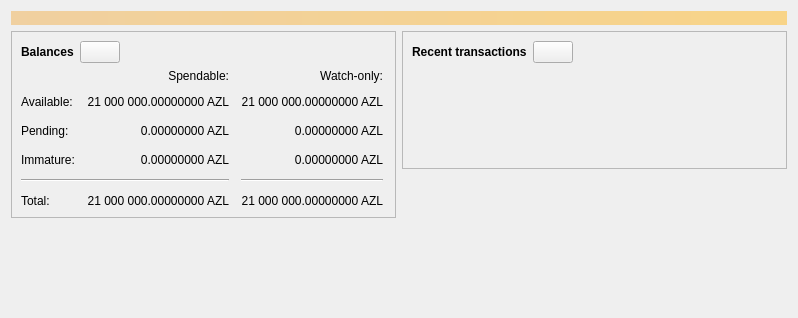
<?xml version="1.0" encoding="UTF-8"?>
<ui version="4.0">
 <class>OverviewPage</class>
 <widget class="QWidget" name="OverviewPage">
  <property name="geometry">
   <rect>
    <x>0</x>
    <y>0</y>
    <width>798</width>
    <height>318</height>
   </rect>
  </property>
  <property name="windowTitle">
   <string>Form</string>
  </property>
  <layout class="QVBoxLayout" name="topLayout">
   <item>
    <widget class="QLabel" name="labelAlerts">
     <property name="visible">
      <bool>false</bool>
     </property>
     <property name="styleSheet">
      <string notr="true">QLabel { background-color: qlineargradient(x1: 0, y1: 0, x2: 1, y2: 0, stop:0 #F0D0A0, stop:1 #F8D488); color:#000000; }</string>
     </property>
     <property name="wordWrap">
      <bool>true</bool>
     </property>
     <property name="margin">
      <number>3</number>
     </property>
     <property name="textInteractionFlags">
      <set>Qt::TextSelectableByMouse</set>
     </property>
    </widget>
   </item>
   <item>
    <layout class="QHBoxLayout" name="horizontalLayout" stretch="1,1">
     <item>
      <layout class="QVBoxLayout" name="verticalLayout_2">
       <item>
        <widget class="QFrame" name="frame">
         <property name="frameShape">
          <enum>QFrame::StyledPanel</enum>
         </property>
         <property name="frameShadow">
          <enum>QFrame::Raised</enum>
         </property>
         <layout class="QVBoxLayout" name="verticalLayout_4">
          <item>
           <layout class="QHBoxLayout" name="horizontalLayout_4">
            <item>
             <widget class="QLabel" name="label_5">
              <property name="font">
               <font>
                <weight>75</weight>
                <bold>true</bold>
               </font>
              </property>
              <property name="text">
               <string>Balances</string>
              </property>
             </widget>
            </item>
            <item>
             <widget class="QPushButton" name="labelWalletStatus">
              <property name="enabled">
               <bool>true</bool>
              </property>
              <property name="maximumSize">
               <size>
                <width>45</width>
                <height>16777215</height>
               </size>
              </property>
              <property name="toolTip">
               <string>The displayed information may be out of date. Your wallet automatically synchronizes with the Azlora network after a connection is established, but this process has not completed yet.</string>
              </property>
              <property name="text">
               <string/>
              </property>
              <property name="icon">
               <iconset resource="../azlora.qrc">
                <normaloff>:/icons/warning</normaloff>
                <disabledoff>:/icons/warning</disabledoff>:/icons/warning</iconset>
              </property>
              <property name="iconSize">
               <size>
                <width>24</width>
                <height>24</height>
               </size>
              </property>
             </widget>
            </item>
            <item>
             <spacer name="horizontalSpacer_3">
              <property name="orientation">
               <enum>Qt::Horizontal</enum>
              </property>
              <property name="sizeHint" stdset="0">
               <size>
                <width>40</width>
                <height>20</height>
               </size>
              </property>
             </spacer>
            </item>
           </layout>
          </item>
          <item>
           <layout class="QGridLayout" name="gridLayout">
            <property name="spacing">
             <number>12</number>
            </property>
            <item row="2" column="2">
             <widget class="QLabel" name="labelWatchPending">
              <property name="cursor">
               <cursorShape>IBeamCursor</cursorShape>
              </property>
              <property name="toolTip">
               <string>Unconfirmed transactions to watch-only addresses</string>
              </property>
              <property name="text">
               <string notr="true">0.00000000 AZL</string>
              </property>
              <property name="alignment">
               <set>Qt::AlignRight|Qt::AlignTrailing|Qt::AlignVCenter</set>
              </property>
              <property name="textInteractionFlags">
               <set>Qt::LinksAccessibleByMouse|Qt::TextSelectableByKeyboard|Qt::TextSelectableByMouse</set>
              </property>
             </widget>
            </item>
            <item row="2" column="1">
             <widget class="QLabel" name="labelUnconfirmed">
              <property name="cursor">
               <cursorShape>IBeamCursor</cursorShape>
              </property>
              <property name="toolTip">
               <string>Total of transactions that have yet to be confirmed, and do not yet count toward the spendable balance</string>
              </property>
              <property name="text">
               <string notr="true">0.00000000 AZL</string>
              </property>
              <property name="alignment">
               <set>Qt::AlignRight|Qt::AlignTrailing|Qt::AlignVCenter</set>
              </property>
              <property name="textInteractionFlags">
               <set>Qt::LinksAccessibleByMouse|Qt::TextSelectableByKeyboard|Qt::TextSelectableByMouse</set>
              </property>
             </widget>
            </item>
            <item row="3" column="2">
             <widget class="QLabel" name="labelWatchImmature">
              <property name="cursor">
               <cursorShape>IBeamCursor</cursorShape>
              </property>
              <property name="toolTip">
               <string>Mined balance in watch-only addresses that has not yet matured</string>
              </property>
              <property name="text">
               <string notr="true">0.00000000 AZL</string>
              </property>
              <property name="alignment">
               <set>Qt::AlignRight|Qt::AlignTrailing|Qt::AlignVCenter</set>
              </property>
              <property name="textInteractionFlags">
               <set>Qt::LinksAccessibleByMouse|Qt::TextSelectableByKeyboard|Qt::TextSelectableByMouse</set>
              </property>
             </widget>
            </item>
            <item row="4" column="0" colspan="2">
             <widget class="Line" name="line">
              <property name="orientation">
               <enum>Qt::Horizontal</enum>
              </property>
             </widget>
            </item>
            <item row="4" column="2">
             <widget class="Line" name="lineWatchBalance">
              <property name="sizePolicy">
               <sizepolicy hsizetype="Preferred" vsizetype="Fixed">
                <horstretch>0</horstretch>
                <verstretch>0</verstretch>
               </sizepolicy>
              </property>
              <property name="minimumSize">
               <size>
                <width>140</width>
                <height>0</height>
               </size>
              </property>
              <property name="orientation">
               <enum>Qt::Horizontal</enum>
              </property>
             </widget>
            </item>
            <item row="5" column="0">
             <widget class="QLabel" name="labelTotalText">
              <property name="text">
               <string>Total:</string>
              </property>
             </widget>
            </item>
            <item row="3" column="1">
             <widget class="QLabel" name="labelImmature">
              <property name="cursor">
               <cursorShape>IBeamCursor</cursorShape>
              </property>
              <property name="toolTip">
               <string>Mined balance that has not yet matured</string>
              </property>
              <property name="text">
               <string notr="true">0.00000000 AZL</string>
              </property>
              <property name="alignment">
               <set>Qt::AlignRight|Qt::AlignTrailing|Qt::AlignVCenter</set>
              </property>
              <property name="textInteractionFlags">
               <set>Qt::LinksAccessibleByMouse|Qt::TextSelectableByKeyboard|Qt::TextSelectableByMouse</set>
              </property>
             </widget>
            </item>
            <item row="2" column="3">
             <spacer name="horizontalSpacer_2">
              <property name="orientation">
               <enum>Qt::Horizontal</enum>
              </property>
              <property name="sizeHint" stdset="0">
               <size>
                <width>40</width>
                <height>20</height>
               </size>
              </property>
             </spacer>
            </item>
            <item row="3" column="0">
             <widget class="QLabel" name="labelImmatureText">
              <property name="text">
               <string>Immature:</string>
              </property>
             </widget>
            </item>
            <item row="5" column="1">
             <widget class="QLabel" name="labelTotal">
              <property name="cursor">
               <cursorShape>IBeamCursor</cursorShape>
              </property>
              <property name="toolTip">
               <string>Your current total balance</string>
              </property>
              <property name="text">
               <string notr="true">21 000 000.00000000 AZL</string>
              </property>
              <property name="alignment">
               <set>Qt::AlignRight|Qt::AlignTrailing|Qt::AlignVCenter</set>
              </property>
              <property name="textInteractionFlags">
               <set>Qt::LinksAccessibleByMouse|Qt::TextSelectableByKeyboard|Qt::TextSelectableByMouse</set>
              </property>
             </widget>
            </item>
            <item row="5" column="2">
             <widget class="QLabel" name="labelWatchTotal">
              <property name="cursor">
               <cursorShape>IBeamCursor</cursorShape>
              </property>
              <property name="toolTip">
               <string>Current total balance in watch-only addresses</string>
              </property>
              <property name="text">
               <string notr="true">21 000 000.00000000 AZL</string>
              </property>
              <property name="alignment">
               <set>Qt::AlignRight|Qt::AlignTrailing|Qt::AlignVCenter</set>
              </property>
              <property name="textInteractionFlags">
               <set>Qt::LinksAccessibleByMouse|Qt::TextSelectableByKeyboard|Qt::TextSelectableByMouse</set>
              </property>
             </widget>
            </item>
            <item row="0" column="2">
             <widget class="QLabel" name="labelWatchonly">
              <property name="text">
               <string>Watch-only:</string>
              </property>
              <property name="alignment">
               <set>Qt::AlignRight|Qt::AlignTrailing|Qt::AlignVCenter</set>
              </property>
             </widget>
            </item>
            <item row="1" column="0">
             <widget class="QLabel" name="labelBalanceText">
              <property name="text">
               <string>Available:</string>
              </property>
             </widget>
            </item>
            <item row="1" column="1">
             <widget class="QLabel" name="labelBalance">
              <property name="cursor">
               <cursorShape>IBeamCursor</cursorShape>
              </property>
              <property name="toolTip">
               <string>Your current spendable balance</string>
              </property>
              <property name="text">
               <string notr="true">21 000 000.00000000 AZL</string>
              </property>
              <property name="alignment">
               <set>Qt::AlignRight|Qt::AlignTrailing|Qt::AlignVCenter</set>
              </property>
              <property name="textInteractionFlags">
               <set>Qt::LinksAccessibleByMouse|Qt::TextSelectableByKeyboard|Qt::TextSelectableByMouse</set>
              </property>
             </widget>
            </item>
            <item row="1" column="2">
             <widget class="QLabel" name="labelWatchAvailable">
              <property name="cursor">
               <cursorShape>IBeamCursor</cursorShape>
              </property>
              <property name="toolTip">
               <string>Your current balance in watch-only addresses</string>
              </property>
              <property name="text">
               <string notr="true">21 000 000.00000000 AZL</string>
              </property>
              <property name="alignment">
               <set>Qt::AlignRight|Qt::AlignTrailing|Qt::AlignVCenter</set>
              </property>
              <property name="textInteractionFlags">
               <set>Qt::LinksAccessibleByMouse|Qt::TextSelectableByKeyboard|Qt::TextSelectableByMouse</set>
              </property>
             </widget>
            </item>
            <item row="2" column="0">
             <widget class="QLabel" name="labelPendingText">
              <property name="text">
               <string>Pending:</string>
              </property>
             </widget>
            </item>
            <item row="0" column="1">
             <widget class="QLabel" name="labelSpendable">
              <property name="text">
               <string>Spendable:</string>
              </property>
              <property name="alignment">
               <set>Qt::AlignRight|Qt::AlignTrailing|Qt::AlignVCenter</set>
              </property>
             </widget>
            </item>
           </layout>
          </item>
         </layout>
        </widget>
       </item>
       <item>
        <spacer name="verticalSpacer">
         <property name="orientation">
          <enum>Qt::Vertical</enum>
         </property>
         <property name="sizeHint" stdset="0">
          <size>
           <width>20</width>
           <height>40</height>
          </size>
         </property>
        </spacer>
       </item>
      </layout>
     </item>
     <item>
      <layout class="QVBoxLayout" name="verticalLayout_3">
       <item>
        <widget class="QFrame" name="frame_2">
         <property name="frameShape">
          <enum>QFrame::StyledPanel</enum>
         </property>
         <property name="frameShadow">
          <enum>QFrame::Raised</enum>
         </property>
         <layout class="QVBoxLayout" name="verticalLayout">
          <item>
           <layout class="QHBoxLayout" name="horizontalLayout_2">
            <item>
             <widget class="QLabel" name="label_4">
              <property name="font">
               <font>
                <weight>75</weight>
                <bold>true</bold>
               </font>
              </property>
              <property name="text">
               <string>Recent transactions</string>
              </property>
             </widget>
            </item>
            <item>
             <widget class="QPushButton" name="labelTransactionsStatus">
              <property name="enabled">
               <bool>true</bool>
              </property>
              <property name="maximumSize">
               <size>
                <width>45</width>
                <height>16777215</height>
               </size>
              </property>
              <property name="toolTip">
               <string>The displayed information may be out of date. Your wallet automatically synchronizes with the Azlora network after a connection is established, but this process has not completed yet.</string>
              </property>
              <property name="text">
               <string/>
              </property>
              <property name="icon">
               <iconset resource="../azlora.qrc">
                <normaloff>:/icons/warning</normaloff>
                <disabledoff>:/icons/warning</disabledoff>:/icons/warning</iconset>
              </property>
              <property name="iconSize">
               <size>
                <width>24</width>
                <height>24</height>
               </size>
              </property>
             </widget>
            </item>
            <item>
             <spacer name="horizontalSpacer">
              <property name="orientation">
               <enum>Qt::Horizontal</enum>
              </property>
              <property name="sizeHint" stdset="0">
               <size>
                <width>40</width>
                <height>20</height>
               </size>
              </property>
             </spacer>
            </item>
           </layout>
          </item>
          <item>
           <widget class="TransactionOverviewWidget" name="listTransactions">
            <property name="styleSheet">
             <string notr="true">QListView { background: transparent; }</string>
            </property>
            <property name="frameShape">
             <enum>QFrame::NoFrame</enum>
            </property>
            <property name="verticalScrollBarPolicy">
             <enum>Qt::ScrollBarAlwaysOff</enum>
            </property>
            <property name="horizontalScrollBarPolicy">
             <enum>Qt::ScrollBarAlwaysOff</enum>
            </property>
            <property name="sizeAdjustPolicy">
             <enum>QAbstractScrollArea::AdjustToContents</enum>
            </property>
            <property name="selectionMode">
             <enum>QAbstractItemView::NoSelection</enum>
            </property>
            <property name="uniformItemSizes">
             <bool>true</bool>
            </property>
           </widget>
          </item>
         </layout>
        </widget>
       </item>
       <item>
        <spacer name="verticalSpacer_2">
         <property name="orientation">
          <enum>Qt::Vertical</enum>
         </property>
         <property name="sizeHint" stdset="0">
          <size>
           <width>20</width>
           <height>40</height>
          </size>
         </property>
        </spacer>
       </item>
      </layout>
     </item>
    </layout>
   </item>
  </layout>
 </widget>
 <customwidgets>
  <customwidget>
   <class>TransactionOverviewWidget</class>
   <extends>QListView</extends>
   <header>qt/transactionoverviewwidget.h</header>
  </customwidget>
 </customwidgets>
 <resources/>
 <connections/>
</ui>
